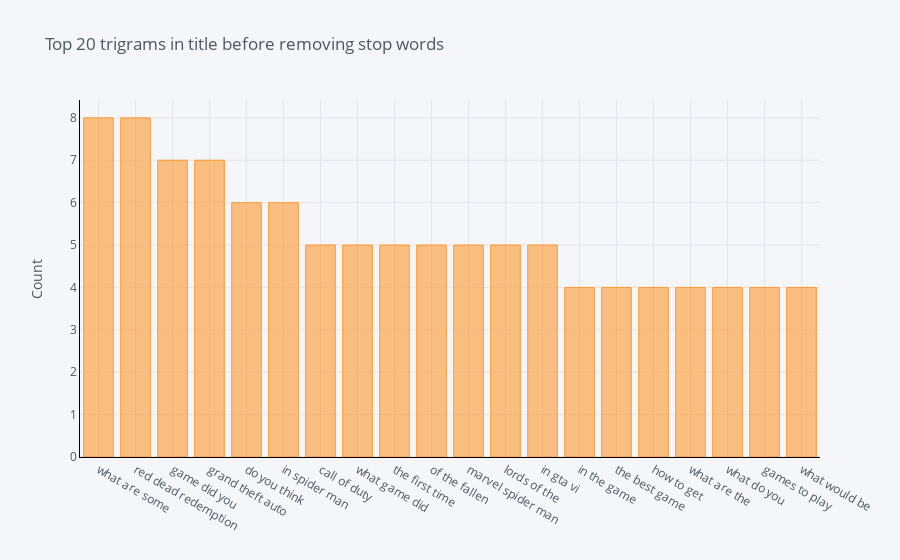

The notebook cell saved with this chart:
### Code cell
def get_top_n_trigram(text, n=None):
    vec = CountVectorizer(ngram_range=(3, 3)).fit(text)
    bag_of_words = vec.transform(text)
    sum_words = bag_of_words.sum(axis=0) 
    words_freq = [(word, sum_words[0, idx]) for word, idx in vec.vocabulary_.items()]
    words_freq =sorted(words_freq, key = lambda x: x[1], reverse=True)
    return words_freq[:n]
common_words = get_top_n_trigram(df['title'], 20)
for word, freq in common_words:
    print(word, freq)
df3 = pd.DataFrame(common_words, columns = ['title' , 'count'])
df3.groupby('title').sum()['count'].sort_values(ascending=False).iplot(
    kind='bar', yTitle='Count', linecolor='black', title='Top 20 trigrams in title before removing stop words')

### Figure 1 — Plotly figure (JSON) as saved in the notebook; plotly's stock layout.template omitted (floating-point values rounded to 4 significant figures)
{"data": [{"marker": {"color": "rgba(255, 153, 51, 0.6)", "line": {"color": "rgba(255, 153, 51, 1.0)", "width": 1}}, "name": "count", "orientation": "v", "text": "", "type": "bar", "x": ["what are some", "red dead redemption", "game did you", "grand theft auto", "do you think", "in spider man", "call of duty", "what game did", "the first time", "of the fallen", "marvel spider man", "lords of the", "in gta vi", "in the game", "the best game", "how to get", "what are the", "what do you", "games to play", "what would be"], "y": [8, 8, 7, 7, 6, 6, 5, 5, 5, 5, 5, 5, 5, 4, 4, 4, 4, 4, 4, 4]}], "layout": {"legend": {"bgcolor": "#F5F6F9", "font": {"color": "#4D5663"}}, "paper_bgcolor": "#F5F6F9", "plot_bgcolor": "#F5F6F9", "title": {"font": {"color": "#4D5663"}, "text": "Top 20 trigrams in title before removing stop words"}, "xaxis": {"gridcolor": "#E1E5ED", "linecolor": "black", "showgrid": true, "tickfont": {"color": "#4D5663"}, "title": {"font": {"color": "#4D5663"}, "text": ""}, "zerolinecolor": "#E1E5ED"}, "yaxis": {"gridcolor": "#E1E5ED", "linecolor": "black", "showgrid": true, "tickfont": {"color": "#4D5663"}, "title": {"font": {"color": "#4D5663"}, "text": "Count"}, "zerolinecolor": "#E1E5ED"}}}
